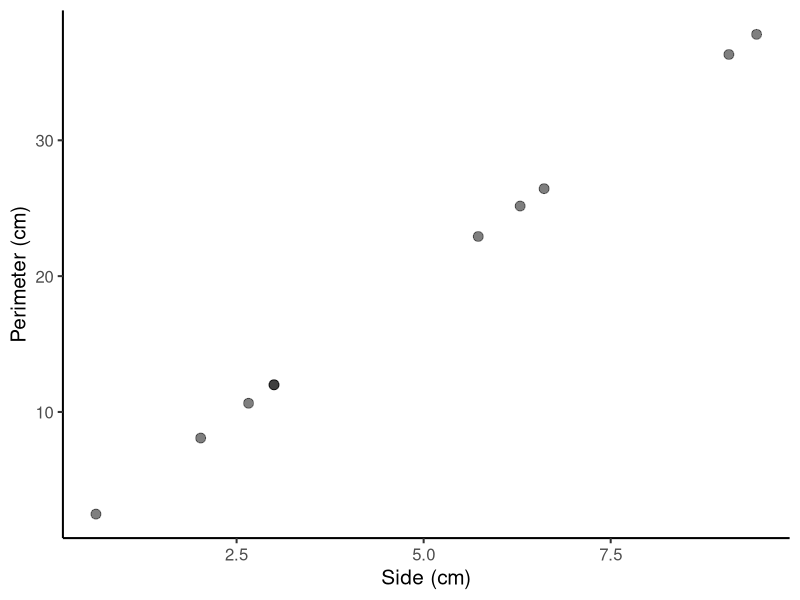
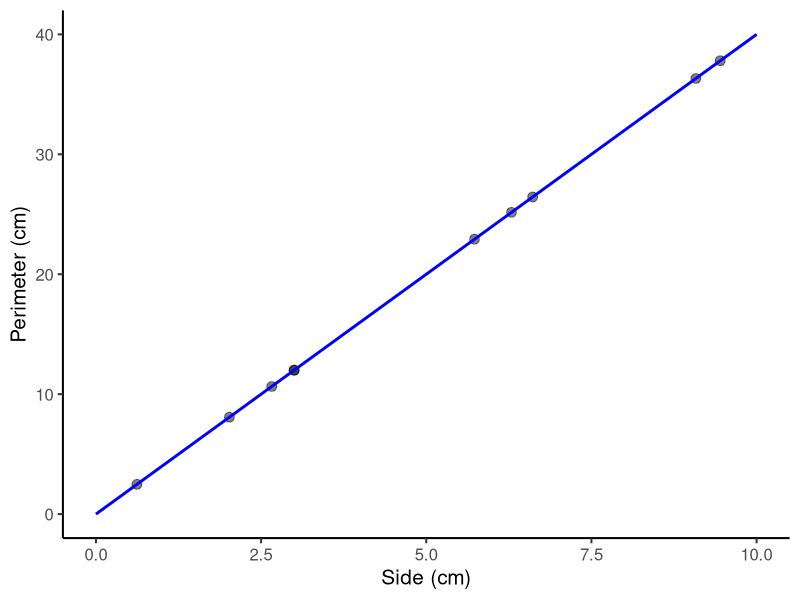
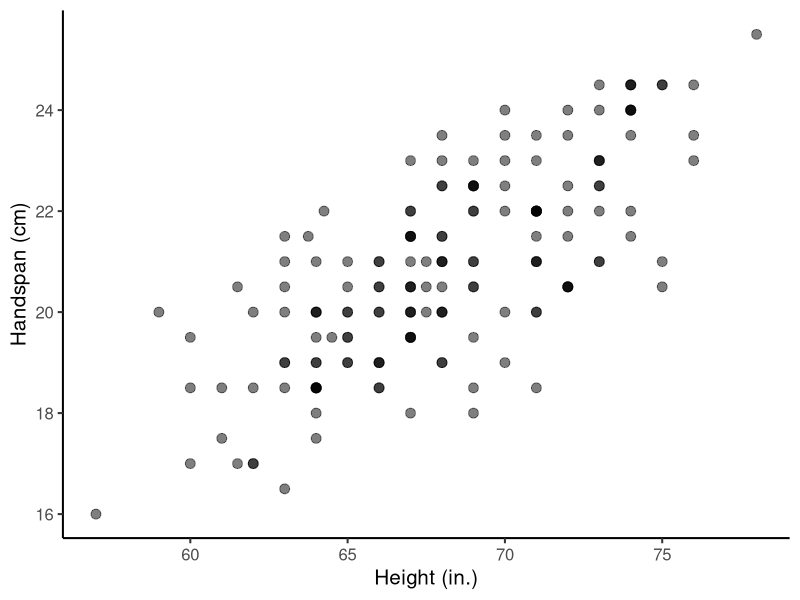
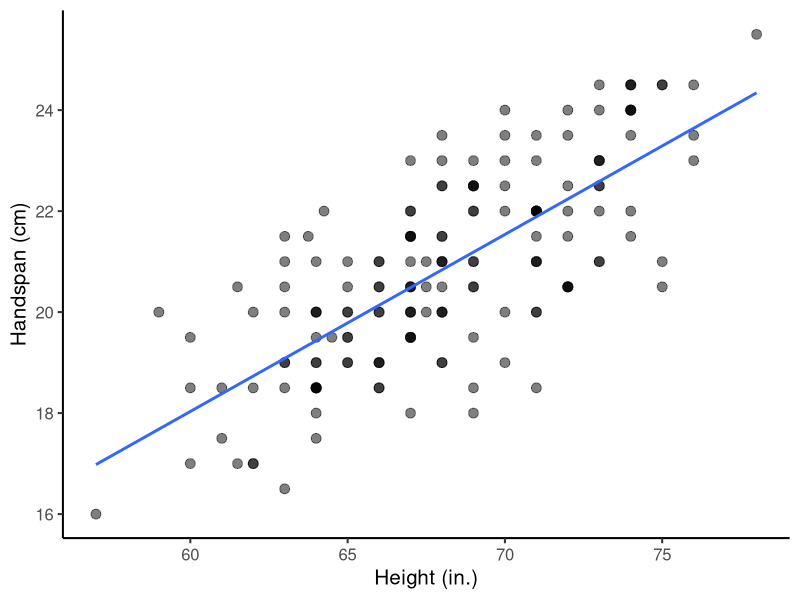
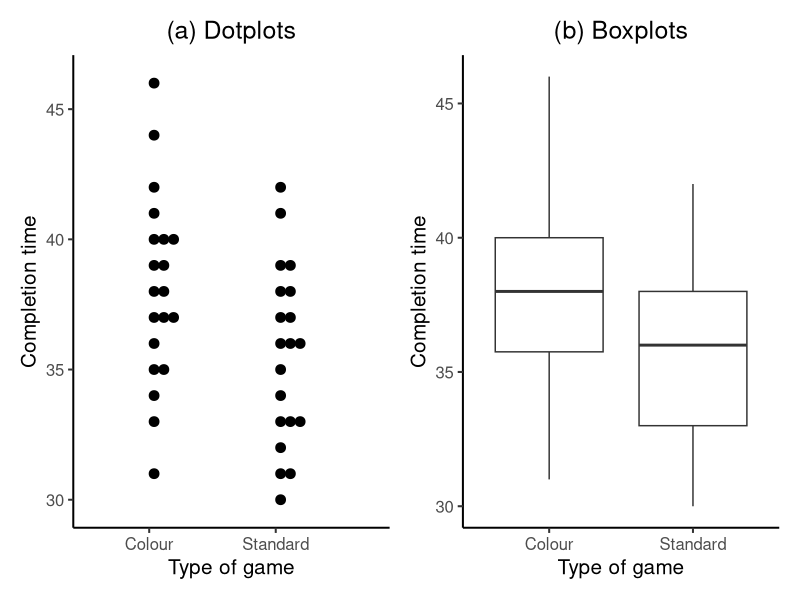
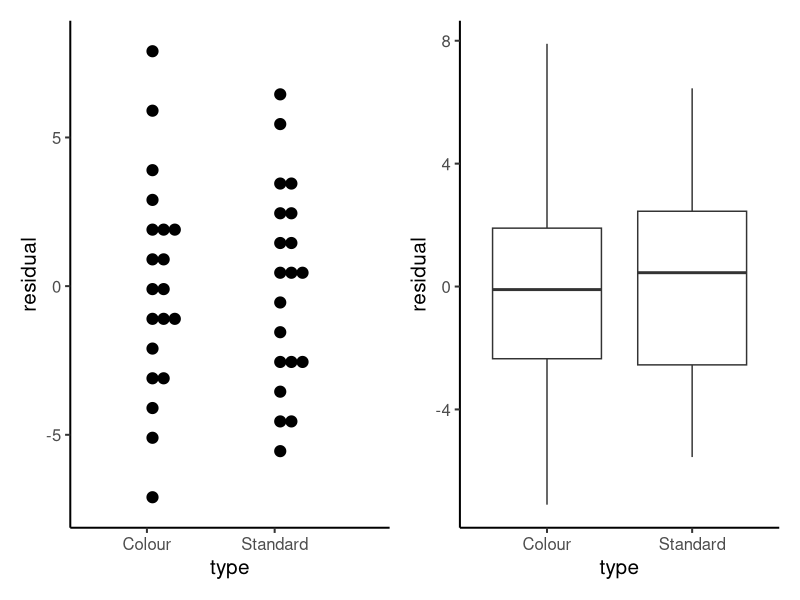
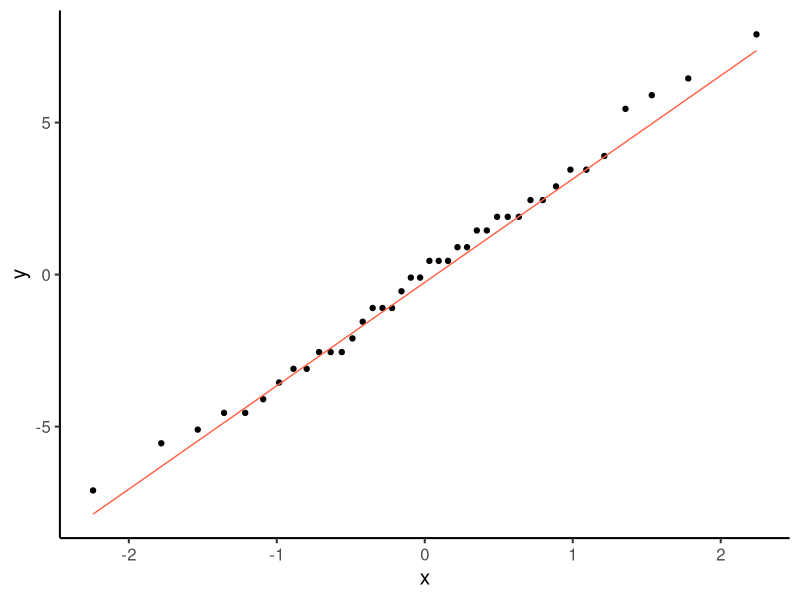

The R source for these figures, in order:
## ---- chunk 1
# Solutions
SHOW_SOLS = TRUE

# Chunk options
knitr::opts_chunk$set(
    message = FALSE, 
    warning = FALSE, 
    fig.align = 'center',
    out.width = '60%'
)

# ggplot settings
library(ggplot2)
theme_set(
  theme_classic(base_size = 15) + 
    theme(plot.title = element_text(hjust = 0.5))
)

# reproducibility
set.seed(1)
## ---- chunk 2
knitr::include_graphics('https://pbs.twimg.com/media/EVIZRvPU0AAwgdH?format=jpg&name=900x900')
## ---- chunk 3
library(tidyverse)
library(kableExtra)

points_side <- runif(n = 10, min = 0, max = 10) %>% round(2)
points_side[c(2,6)] <- 3

points_perimeter <- 4 * points_side

squares <- tibble(side = points_side, 
                  perimeter = points_perimeter)

kable(squares, align = 'c',
      caption = 'Data on the side and perimeter of various squares.')  %>%
  kable_styling(full_width = FALSE) %>%
  column_spec(1:2, width = '10em') %>% 
  row_spec(c(2,6), background='lightyellow')
## ---- chunk 4
ggplot(squares, aes(x = side, y = perimeter)) +
  geom_point(size = 3, alpha = 0.5) +
  labs(x = 'Side (cm)', y = 'Perimeter (cm)')
## ---- chunk 5
squares <- squares %>%
  mutate(
    side_grid = seq(0, 10, length.out = 10),
    perimeter_grid = 4 * side_grid
  )

ggplot(squares) +
  geom_point(aes(x = side, y = perimeter), size = 3, alpha = 0.5) +
  geom_line(aes(x = side_grid, y = perimeter_grid), color = 'blue', size = 1) +
  labs(x = 'Side (cm)', y = 'Perimeter (cm)')
## ---- chunk 6
library(readxl)

handheight <- read_excel('data/handheight.xlsx')
names(handheight) <- snakecase::to_any_case(names(handheight))

kable(head(handheight), align = 'c', 
      caption = 'First six rows of the height and handspan data collected on 167 students.') %>%
  kable_styling(full_width = FALSE) %>%
  column_spec(1:3, width = '10em')
## ---- chunk 7
ggplot(handheight, aes(x = height, y = handspan)) +
  geom_point(size = 3, alpha = 0.5) +
  labs(x = 'Height (in.)', y = 'Handspan (cm)')
## ---- chunk 8
ggplot(handheight, aes(x=height, y=handspan)) +
  geom_point(size = 3, alpha = 0.5) +
  geom_smooth(method = 'lm', se = FALSE) +
  labs(x = 'Height (in.)', y = 'Handspan (cm)')
## ---- chunk 9
library(tidyverse)
library(patchwork)

perfection <- read_csv('data/perfection.csv')
head(perfection)

perfection <- perfection %>%
  mutate(type = factor(type))

head(perfection)

p1 <- ggplot(perfection, aes(x = type, y = time)) + 
  geom_dotplot(binaxis = "y", dotsize = 0.75, binwidth = 0.5) +
  labs(x = 'Type of game', y = 'Completion time', 
       title = "(a) Dotplots")

p2 <- ggplot(perfection, aes(x = type, y = time)) +
  geom_boxplot() +
  labs(x = 'Type of game', y = 'Completion time', 
       title = "(b) Boxplots")

p1 | p2
## ---- chunk 10
stats_time <- perfection %>%
  group_by(type) %>%
  summarise(sample_size = n(),
            mean_time = mean(time), 
            sd_time = sd(time))

stats_time
## ---- chunk 11
knitr::kable(stats_time, 
             digits = 2,
             caption='Descriptive statistics of completion time by game type.')
## ---- chunk 12
n1 <- stats_time$sample_size[1]
n2 <- stats_time$sample_size[2]

s1 <- stats_time$sd_time[1]
s2 <- stats_time$sd_time[2]

num <- (n1 - 1) * s1^2 + (n2 - 1) * s2^2
den <- (n1 + n2 - 2)
sp <- sqrt(num / den)
sp
## ---- chunk 13
ybar1 <- stats_time$mean_time[1]
ybar2 <- stats_time$mean_time[2]

fitted <- perfection %>%
  mutate(
    time_hat = ifelse(type == 'Colour', ybar1, ybar2),
    residual = time - time_hat
  )

head(fitted)
## ---- chunk 14
p1 <- ggplot(fitted, aes(x=type, y=residual)) + 
  geom_dotplot(binaxis = "y", stackdir = "up", position = "dodge", 
               dotsize = 0.75, binwidth = 0.5)

p2 <- ggplot(fitted, aes(x = type, y = residual)) +
  geom_boxplot()

p1 | p2
## ---- chunk 15
ggplot(fitted, aes(sample=residual)) +
  geom_qq() +
  geom_qq_line(colour = 'tomato1')
  
## ---- chunk 16
var.test(residual ~ type, data = fitted)
## ---- chunk 17
t.test(time ~ type, data = perfection, var.equal=TRUE)
